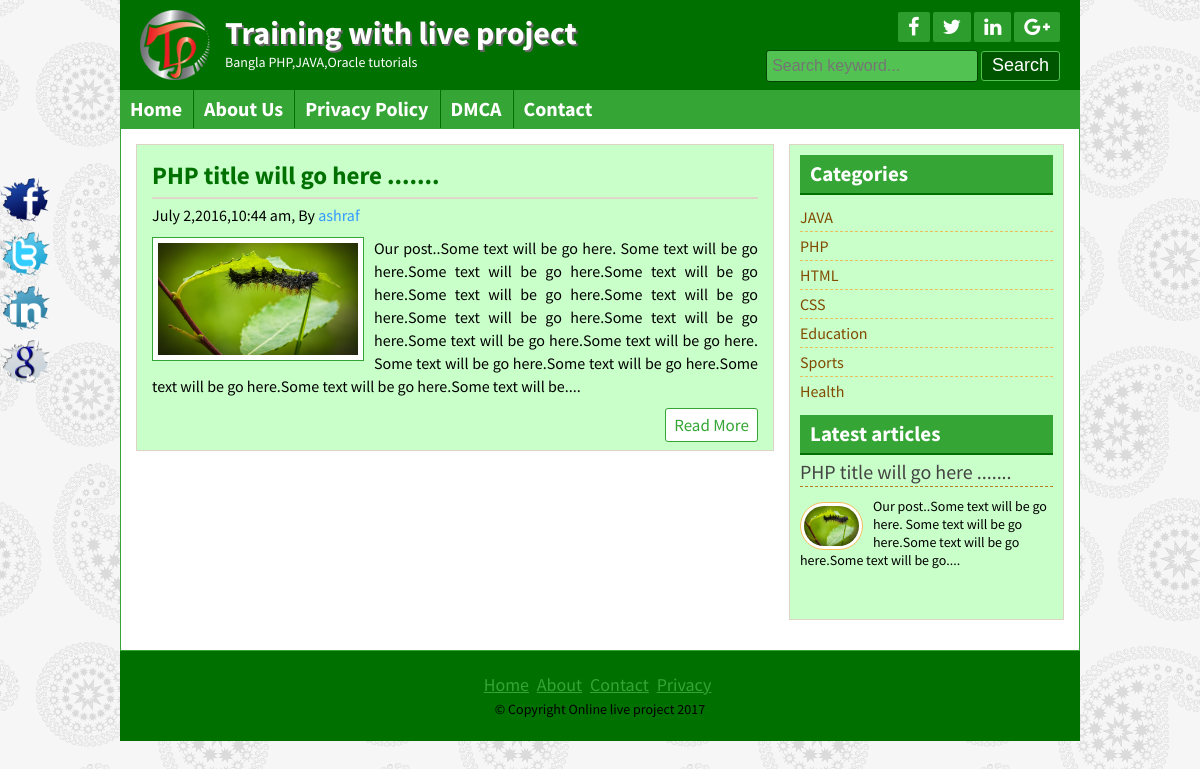
Page /posts.php?category=2 on the committed database.
### tables this page shows
CREATE TABLE IF NOT EXISTS `tittle_slogan` (
  `id` int(11) NOT NULL AUTO_INCREMENT,
  `title` varchar(255) NOT NULL,
  `slogan` varchar(255) NOT NULL,
  `logo` varchar(255) NOT NULL,
  PRIMARY KEY (`id`)
);

CREATE TABLE IF NOT EXISTS `tbl_social` (
  `id` int(11) NOT NULL AUTO_INCREMENT,
  `fb` varchar(255) NOT NULL,
  `tw` varchar(255) NOT NULL,
  `ln` varchar(255) NOT NULL,
  `gp` varchar(255) NOT NULL,
  PRIMARY KEY (`id`)
);

CREATE TABLE IF NOT EXISTS `tbl_page` (
  `id` int(11) NOT NULL AUTO_INCREMENT,
  `name` varchar(255) NOT NULL,
  `body` text NOT NULL,
  PRIMARY KEY (`id`)
);

CREATE TABLE IF NOT EXISTS `tbl_post` (
  `id` int(11) NOT NULL AUTO_INCREMENT,
  `cat` int(11) NOT NULL,
  `title` varchar(255) NOT NULL,
  `body` text NOT NULL,
  `image` varchar(255) NOT NULL,
  `author` varchar(50) NOT NULL,
  `tags` varchar(255) NOT NULL,
  `date` timestamp NOT NULL DEFAULT CURRENT_TIMESTAMP,
  `userid` int(11) NOT NULL,
  PRIMARY KEY (`id`)
);

CREATE TABLE IF NOT EXISTS `tbl_category` (
  `id` int(11) NOT NULL AUTO_INCREMENT,
  `name` varchar(50) NOT NULL,
  PRIMARY KEY (`id`)
);

CREATE TABLE IF NOT EXISTS `tbl_footer` (
  `id` int(11) NOT NULL AUTO_INCREMENT,
  `note` varchar(255) NOT NULL,
  PRIMARY KEY (`id`)
);

### lib/Database.php (called while the page is built, shortened)
<?php
Class Database{
	public $host   = DB_HOST;
	public $user   = DB_USER;
	public $pass   = DB_PASS;
	public $dbname = DB_NAME;
	public $link;
	private function connectDB(){
	$this->link = new mysqli($this->host, $this->user, $this->pass, $this->dbname);
 }
	public function select($query){
		$result = $this->link->query($query) or die($this->link->error.__LINE__);
		if($result->num_rows > 0){
			return $result;
		} else {
			return false;
		}
	}
}

### helpers/Format.php (called while the page is built, shortened)
<?php
 class Format{
   public function formatDate($date){
       return date('F j,Y,g:i a',strtotime($date) );
   }
   public function textShorten($text,$limit=400){
    $text=$text."";
    $text=substr($text,0,$limit);
    $text=substr($text,0,strrpos($text, ' '));
    $text=$text."....";
    return $text;
   }
 }
?>

### posts.php (the view)
<?php include "inc/header.php"; ?>
<?php
 if (!isset($_GET['category']) || $_GET['category']==NULL) {
  	header("Location:404.php");
  } else{
  	$id=$_GET['category'];
  }
?>
	<div class="contentsection contemplete clear">
		<div class="maincontent clear">
			<?php
             $query="select * from tbl_post where cat=$id";
             $post=$db->select( $query);
             if($post){
             	while ($result=$post->fetch_assoc()) {
            ?>
			<div class="samepost clear">
				<h2><a href="post.php?id=<?php echo $result['id'];?>"><?php echo $result['title'];?></a></h2>
				<h4><?php echo $fm->formatDate($result['date']);?>, By <a href="#"><?php echo $result['author'];?></a></h4>
				 <a href="#"><img src="admin/<?php echo $result['image'];?>" alt="post image"/></a>
				<p>
					<?php echo $fm->textShorten($result['body']);?>
				</p>
				<div class="readmore clear">
				<a href="post.php?id=<?php echo $result['id'];?>">Read More</a>
				</div>
			</div>
           <?php }  } else{ ?>
           <h3>No Post Avilable in this category</h3>
           <?php } ?>
			</div>
   <?php include "inc/sidebar.php"; ?>
    <?php include "inc/footer.php"; ?>

### inc/header.php (shortened to what this page needs)
<?php include "lib/Database.php"; ?>
<?php include "helpers/Format.php"; ?>
<?php
  $db=new Database();
  $fm=new Format() ;
?>
<!DOCTYPE html>
<html>
<head>
	<?php include 'scripts/css.php'; ?>
</head>
<body>
	<div class="headersection templete clear">
		<a href="index.php">
			<div class="logo">
				 <?php
                  $query="select * from tittle_slogan where id='1'";
                  $blog_title=$db->select($query);
                  if ($blog_title) {
                    while ($result=$blog_title->fetch_assoc()) {
                 ?>
				<img src="admin/<?php echo $result['logo'];?>" alt="Logo"/>
				<h2><?php echo $result['title'];?></h2>
				<p><?php echo $result['slogan'];?></p>
				<?php } } ?>
			</div>
		</a>
		<div class="social clear">
			<div class="icon clear">
				<?php
                  $query="select * from tbl_social where id='1'";
                  $socialmedia=$db->select($query);
                  if ($socialmedia) {
                    while ($result=$socialmedia->fetch_assoc()) {
             ?>
				<a href="<?php echo $result['fb'];?>" target="_blank"><i class="fa fa-facebook"></i></a>
				<a href="<?php echo $result['tw'];?>" target="_blank"><i class="fa fa-twitter"></i></a>
				<a href="<?php echo $result['ln'];?>" target="_blank"><i class="fa fa-linkedin"></i></a>
				<a href="<?php echo $result['gp'];?>" target="_blank"><i class="fa fa-google-plus"></i></a>
				<?php } } ?>
			</div>
			<div class="searchbtn clear">
			<form action="search.php" method="get">
				<input type="text" name="search" placeholder="Search keyword..."/>
				<input type="submit" name="submit" value="Search"/>
			</form>
			</div>
		</div>
	</div>
<div class="navsection templete">
	<?php
      $path=$_SERVER['SCRIPT_FILENAME'];
      $currentpage=basename($path, '.php');
	?>
	<ul>
		<li><a
             <?php
                 if ($currentpage=='index') {
             	       echo 'id="active"';
                 }
              ?>
			href="index.php">Home</a></li>
                 <?php
                      $query="select * from tbl_page";
                      $pages=$db->select($query);
                      if ($pages) {
                        while ($result=$pages->fetch_assoc()) {
                 ?>
                   <li><a
                     <?php if (isset($_GET['pageid']) && $_GET['pageid']==$result['id'] ){
             	       echo 'id="active"';
                     }
                     ?>
                   	href="page.php?pageid=<?php echo $result['id']; ?>"><?php echo $result['name']; ?></a> </li>
                  <?php } } ?>
              <li><a
                  <?php
                 if ($currentpage=='contact_us') {
             	       echo 'id="active"';
                 }
              ?>
              	href="contact_us.php">Contact</a></li>
	</ul>
</div>

### inc/sidebar.php
<div class="sidebar clear">
	<div class="samesidebar clear">
		<h2>Categories</h2>
			<ul>
				<?php
                        $query="select * from tbl_category";
                         $category=$db->select( $query);
                          if($category){
           	          while ($result=$category->fetch_assoc()) {
		        ?>
				<li><a href="posts.php?category=<?php echo $result['id']; ?> "><?php echo $result['name']; ?></a></li>
				<?php } } else{ ?>
				<li> No Category One</li>
				<?php } ?>
			</ul>
	</div>
	<div class="samesidebar clear">
		<h2>Latest articles</h2>
		<?php
                 $query="select * from tbl_post limit 5";
                   $post=$db->select( $query);
                    if($post){
           	     while ($result=$post->fetch_assoc()) {
		 ?>
			<div class="popular clear">
				<h3><a href="post.php?id=<?php echo $result['id'];?>"><?php echo $result['title'];?></a></h3>
				<a href="#"><img src="admin/<?php echo $result['image'];?>" alt="post image"/></a>
				<?php echo $fm->textShorten($result['body'],120);?>
			</div>
			  <?php }  } else{header("Location:404.php");} ?>
	</div>
</div>

### inc/footer.php (shortened to what this page needs)
</div>
	<div class="footersection templete clear">
	  <div class="footermenu clear">
		<ul>
			<li><a href="#">Home</a></li>
			<li><a href="#">About</a></li>
			<li><a href="#">Contact</a></li>
			<li><a href="#">Privacy</a></li>
		</ul>
	  </div>
	   <?php
	                  $query="select * from tbl_footer where id='1'";
	                  $footernote=$db->select($query);
	                  if ($footernote) {
	                    while ($result=$footernote->fetch_assoc()) {
        ?>
	  <p>&copy; <?php echo $result['note']; ?> <?php echo date('Y');?></p>
	  <?php } } ?>
	</div>
	<div class="fixedicon clear">
		<?php
                  $query="select * from tbl_social where id='1'";
                  $socialmedia=$db->select($query);
                  if ($socialmedia) {
                    while ($result=$socialmedia->fetch_assoc()) {
             ?>
		<a href="<?php echo $result['fb'];?>" target="_blank"> <img src="images/fb.png" alt="Facebook"/></a>
		<a href="<?php echo $result['tw'];?>" target="_blank"> <img src="images/tw.png" alt="Twitter"/></a>
		<a href="<?php echo $result['ln'];?>" target="_blank"> <img src="images/in.png" alt="LinkedIn"/></a>
		<a href="<?php echo $result['gp'];?>" target="_blank"> <img src="images/gl.png" alt="GooglePlus"/></a>
		<?php } }?>
	</div>
</body>
</html>

### theme/green.css (style rules this page uses)
.headersection ,.footersection { background: #007000 none repeat scroll 0 0; }
.icon a { background: #2d9d2d none repeat scroll 0 0; }
.searchbtn input[type="text"] { border: 1px solid #034703; background: #52c252 none repeat scroll 0 0; }
.searchbtn input[type="submit"] { border: 1px solid #549854; }
.searchbtn input[type="submit"] { background: #005600 none repeat scroll 0 0; border: 1px solid #52c252; }
.navsection { background: none repeat scroll 0 0 #35a535; }
.navsection ul li { border-left: 1px solid #007000; border-right: 1px solid #38a838; }
.samepost h2 a { color: #007000; }
.maincontent ,.sidebar { background: #C9FFC9 none repeat scroll 0 0; }
.samepost img { border: 1px solid #35A535; }
.contentsection { border: 1px solid #35A535; }
.samesidebar h2 { background: #35a535 none repeat scroll 0 0; border-bottom: 2px solid #007000; color: #fff; }
.readmore a { border: 1px solid #35A535; color: #35A535; }
.footermenu ul li a { color: #35A535; }
.samepost h2, .about h2 { color: #007000; }

### rows in the picture
tittle_slogan: logo (picture), title "Training with live project", slogan "Bangla PHP,JAVA,Oracle tutorials"
tbl_page: name "About Us"
tbl_page: name "Privacy Policy"
tbl_page: name "DMCA"
tbl_post: title "PHP title will go here .......", date "July 2,2016,10:44 am", author "ashraf", image (picture), body "Our post..Some text will be go here. Some text will be go here.Some text will be go here.Some text will be go here.Some text will be go here.Some text will be go here.Some text will be go here.Some text will be go here.Some text will be go here.Some text will be go here. Some text will be go here.Some text will be go here.Some text will be go here.Some text will be go here.Some text will be....", body "Our post..Some text will be go here. Some text will be go here.Some text will be go here.Some text will be go...."
tbl_category: name "JAVA"
tbl_category: name "PHP"
tbl_category: name "HTML"
tbl_category: name "CSS"
tbl_category: name "Education"
tbl_category: name "Sports"
tbl_category: name "Health"
tbl_footer: note "Copyright Online live project"
